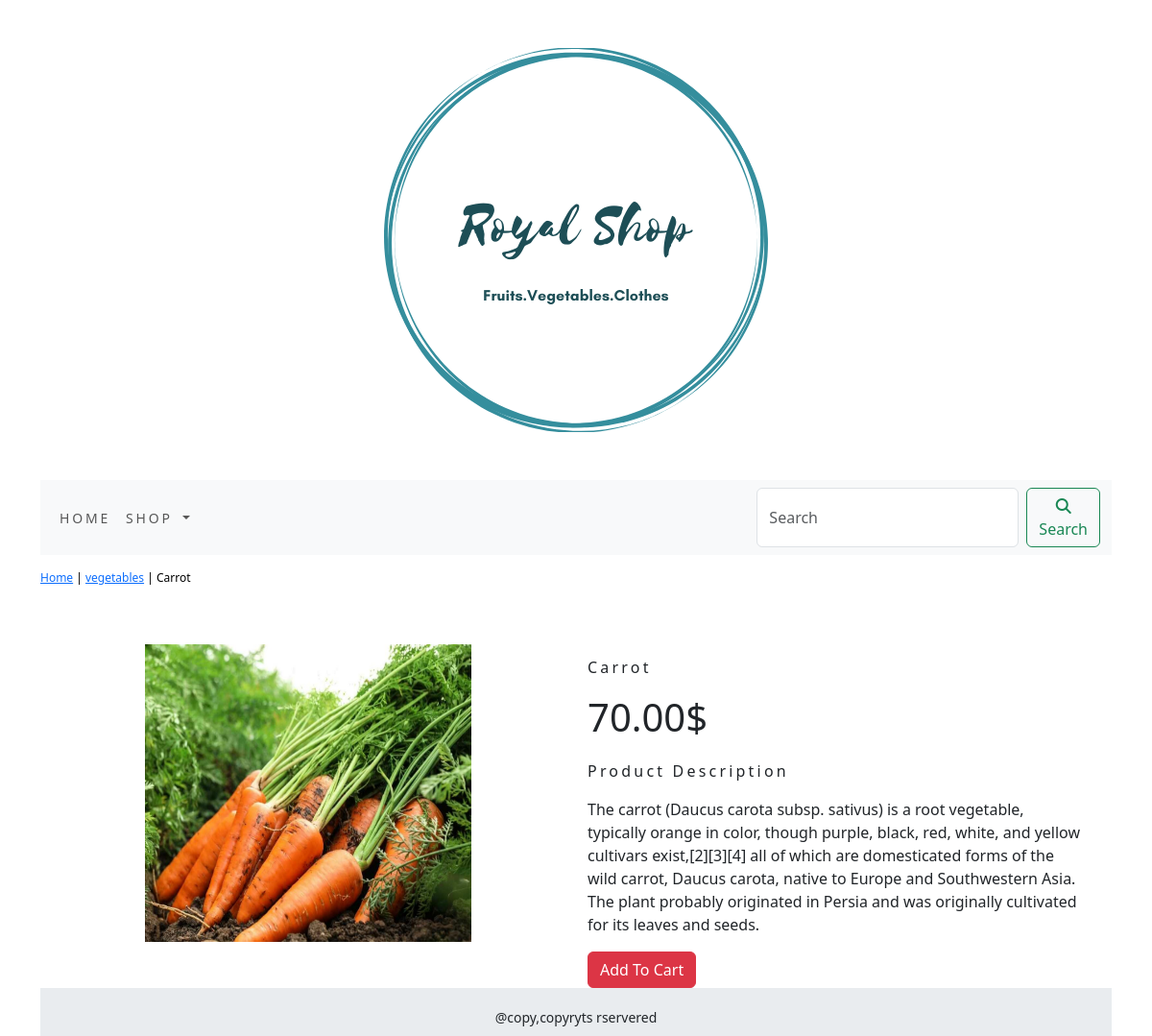
/vegetables/carrot/, run on the app's committed database.
### shopapp/models.py (models this page shows, shortened)
class Product(models.Model):
    name = models.CharField(max_length=250, unique=True)
    slug = models.SlugField(max_length=250, unique=True)
    description = models.TextField(blank=True)
    price = models.DecimalField(max_digits=10, decimal_places=2)
    category = models.ForeignKey(Category, on_delete=models.CASCADE)
    image = models.ImageField(upload_to='category', blank=True)
    stock = models.IntegerField()
    available = models.BooleanField(default=True)
    created = models.DateField(auto_now_add=True)
    updated = models.DateField(auto_now=True)
    class Meta:
        ordering = ('name',)
        verbose_name = 'product'
        verbose_name_plural = 'products'

class Category(models.Model):
    name = models.CharField(max_length=250, unique=True)
    slug = models.SlugField(max_length=250, unique=True)
    description = models.TextField(blank=True)
    image = models.ImageField(upload_to='category', blank=True)
    class Meta:
        ordering = ('name',)
        verbose_name = 'category'
        verbose_name_plural = 'categories'
    def get_url(self):
        return reverse('shopapp:product_by_category', args=[self.slug])
    def __str__(self):
        return '{}'.format(self.name)

### shopapp/views.py (the view)
# urls.py: path('<slug:c_slug>/<slug:product_slug>/', views.Prodetails, name='Prodetails'),
def Prodetails(request, c_slug, product_slug):
    try:
        products = Product.objects.get(category__slug=c_slug, slug=product_slug)
    except Exception as e:
        raise e
    return render(request, 'product.html', {'products': products})

### Cart/context_processors.py (called while the page is built)
def counter(request):
    item_count = 0
    if 'admin' in request.path:
        return {}
    else:
        try:
            cart = Cart.objects.filter(cart_id=_cart_id(request))
            car_items = CartItem.objects.all().filter(cart=cart[:1])
            for cart_item in car_items:
                item_count += cart_item.quantity
        except Cart.DoesNotExist:
            item_count = 0
    return dict(item_count=item_count)

### Cart/views.py (called while the page is built)
def _cart_id(request):
    cart = request.session.session_key
    if not cart:
        cart = request.session.create()
    return cart

### shopapp/context_processors.py (called while the page is built)
def menu_links(request):
    link=Category.objects.all()
    return dict(link=link)

### template/product.html (shortened to what this page needs)
{% extends 'base.html' %}
{% load static %}
{% block body %}
<div class="row my_class">
    <div class="mx_auto">
        <p><a href="{% url 'shopapp:AllProductCat' %}">Home</a> | <a href="{{products.category.grt.url}}">{{products.category}}</a> | {{products.name}}</p>
    </div>
</div>
<div class="container">
<br/>
<div class="row">
    <div class="col-12 col-sm-12 col-md-12 col-lg-6 text-center">
        <div style="min-width:18rem">
               <img src="{{products.image.url}}" alt={{products.name}} width="340" height="310">
        </div>
    </div>
    <div class="col-12 col-sm-12 col-md-12 col-lg-6">
        <h1 class="my_title">{{products.name}}</h1>
        <h1>{{products.price}}$</h1>
        <h2 class="my_title">Product Description</h2>
        <p class="text-justify my_text">{{products.description}}</p>
        {% if products.stock <= 0 %}
            <h2 class="text-justify my_text">Out of stock</h2>
        {% else %}
            <a class="btn btn-danger" href="{% url 'Cart:add_cart' products.id %}">Add To Cart</a>
        {% endif %}
    </div>
</div>
{% endblock %}

### static/css/custom.css (style rules this page uses)
.my_title { font-size: 16px; text_transform: uppercase; letter-spacing: .2em; }
.my_class { padding-top:15px; padding-bottom:20px; }
.my_class .mx_auto { color:#000; font-size:12px; text-decoration:none; }
.my_title { font-size:16px; text_transform:uppercase; letter-spacing:.2em; padding-top:15px; padding-bottom:10px; }
.my_text { padding-right:20px; }

### data on the page
Product: category "vegetables", name "Carrot", image (picture), price "70.00", description "The carrot (Daucus carota subsp. sativus) is a root vegetable, typically orange in color, though purple, black, red, white, and yellow cultivars exist,[2][3][4] all of which are domesticated forms of the wild carrot, Daucus carota, native to Europe and Southwestern Asia. The plant probably originated in Persia and was originally cultivated for its leaves and seeds."
